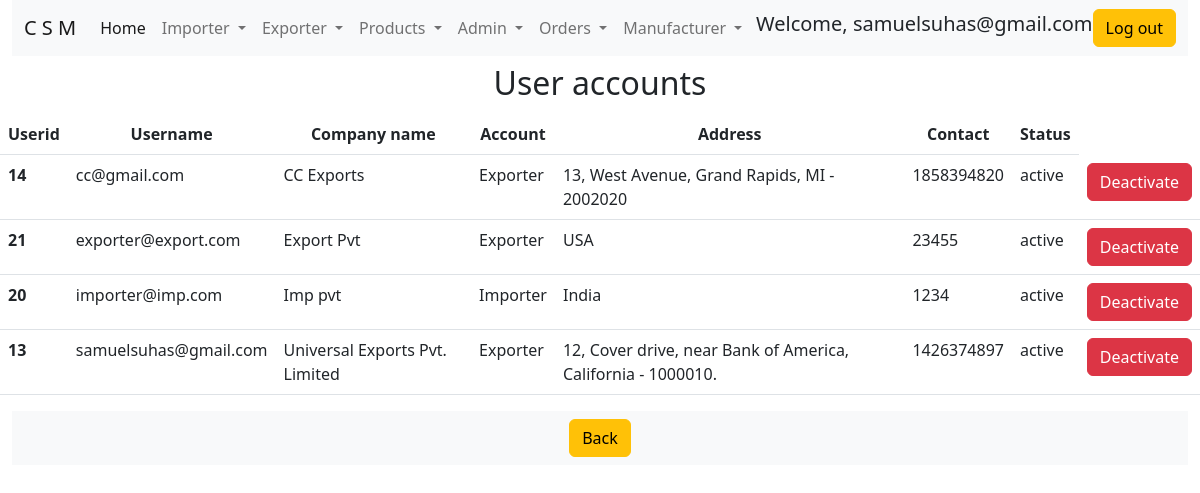
The page /viewusers.php (signed in) on the database its author committed.
### tables this page shows
CREATE TABLE `users` (
  `user_id` bigint(20) NOT NULL,
  `user_name` varchar(30) NOT NULL,
  `password` varchar(100) NOT NULL,
  `user_company` varchar(30) NOT NULL,
  `account_type` varchar(255) NOT NULL,
  `address` varchar(10000) NOT NULL,
  `status` varchar(100) NOT NULL,
  `contact_number` int(10) NOT NULL
);

### functions.php (called while the page is built, shortened)
<?php
function check_login($con)
{
    if(isset($_SESSION['user_name']))
    {
        $user_name = $_SESSION['user_name'];
        $query = "select * from users where user_name = '$user_name' limit 1";
        $result = mysqli_query($con,$query);
        if($result && mysqli_num_rows($result) > 0)
        {
            $user_data = mysqli_fetch_assoc($result);
            return $user_data;
        }
    }
    die;
}

### viewusers.php (the view, shortened to what this page needs)
<?php
include("connection.php");
include("functions.php");
$user_data = check_login($con);
if($_SERVER['REQUEST_METHOD'] == "GET")
{
        $query = "select * from users where user_name != 'admin@admin.com'";
        $result = mysqli_query($con, $query);
        if($result)
        {
            if($result && mysqli_num_rows($result) > 0)
            {
                $users_data = mysqli_fetch_all($result);
            }
        }
    else{
        echo "problem in getting data";
    }
}
?>
<!doctype html>
<html lang="en">
  <head>
    <link href="https://cdn.jsdelivr.net/npm/bootstrap@5.2.1/dist/css/bootstrap.min.css" rel="stylesheet">
  </head>
  <body>
  <div class="container-fluid">
    <nav class="navbar navbar-expand-lg bg-light">
        <div class="container-fluid">
            <a class="navbar-brand" href="#">C S M</a>
            <div class="collapse navbar-collapse" id="navbarScroll">
            <ul class="navbar-nav me-auto my-2 my-lg-0 navbar-nav-scroll" style="--bs-scroll-height: 100px;">
                <li class="nav-item">
                <a class="nav-link active" aria-current="page" href="index.php">Home</a>
                </li>
                <li class="nav-item dropdown">
                    <a class="nav-link dropdown-toggle" href="#" role="button" data-bs-toggle="dropdown" aria-expanded="false">
                        Importer
                    </a>
                </li>
                <li class="nav-item dropdown">
                    <a class="nav-link dropdown-toggle" href="#" role="button" data-bs-toggle="dropdown" aria-expanded="false">
                        Exporter
                    </a>
                </li>
                <li class="nav-item dropdown">
                    <a class="nav-link dropdown-toggle" href="#" role="button" data-bs-toggle="dropdown" aria-expanded="false">
                        Products
                    </a>
                </li>
                <li class="nav-item dropdown">
                    <a class="nav-link dropdown-toggle" href="#" role="button" data-bs-toggle="dropdown" aria-expanded="false">
                        Admin
                    </a>
                </li>
                <li class="nav-item dropdown">
                    <a class="nav-link dropdown-toggle" href="#" role="button" data-bs-toggle="dropdown" aria-expanded="false">
                        Orders
                    </a>
                </li>
                <li class="nav-item dropdown">
                    <a class="nav-link dropdown-toggle" href="#" role="button" data-bs-toggle="dropdown" aria-expanded="false">
                        Manufacturer
                    </a>
                </li>
            </ul>
                <span class="align-middle mr-2">
                    <h1 class="display-4 fs-5 text-center ">Welcome, <?php echo $user_data['user_name']; ?> </h1>
                </span>
                <a href="logout.php">
                    <button class="btn btn-warning  ml-2" type="submit">Log out</button>
                </a>
            </div>
        </div>
    </nav>
    <div class="row justify-content-center mt-2 mb-1">
        <div class="col-6">
            <h1 class="display-4 fs-2 text-center"><b>User accounts</b></h1>
        </div>
    </div>
      <div class="row mt-1">
          <table class="table">
            <thead>
                <tr>
                <th scope="col" class="text-center">Userid</th>
                <th scope="col" class="text-center">Username</th>
                <th scope="col" class="text-center">Company name</th>
                <th scope="col" class="text-center">Account</th>
                <th scope="col" class="text-center">Address</th>
                <th scope="col" class="text-center">Contact</th>
                <th scope="col" class="text-center">Status</th>
                </tr>
            </thead>
            <tbody>
            <?php for ($row = 0; $row < count($users_data); $row++) {?>
              <tr>
                <th scope="row"><?php echo $users_data[$row][0] ?></th>
                <td><?php echo $users_data[$row][1] ?></td>
                <td><?php echo $users_data[$row][3] ?></td>
                <td><?php echo $users_data[$row][4] ?></td>
                <td><?php echo $users_data[$row][5] ?></td>
                <td><?php echo $users_data[$row][7] ?></td>
                <td><?php echo $users_data[$row][6] ?></td>
                <td>
                  <?php
                    if($users_data[$row][6] == "active")
                    { ?>
                        <div class="row">
                            <div class="col-12">
                                <form action= "viewusers.php" method = "post">
                                    <button type="submit" class="btn btn-danger">
                                    <?php echo "Deactivate" ?>
                                    </button>
                                </form>
                            </div>
                        </div>
                    <?php } ?>
                  </div>
                </td>
              </tr>
              <?php } ?>
      <footer class="footer">
        <div class=" text-center bg-light">
          <a href="index.php">
              <button class="btn btn-warning  m-2" type="button">Back</button>
          </a>
        </div>
      </footer>
  </body>
</html>

### rows shown on the page
users: user_name "samuelsuhas@gmail.com", user_id "13", user_company "Universal Exports Pvt. Limited", account_type "Exporter", address "12, Cover drive, near Bank of America, California - 1000010.", contact_number "1426374897", status "active"
users: user_id "14", user_name "cc@gmail.com", user_company "CC Exports", account_type "Exporter", address "13, West Avenue, Grand Rapids, MI - 2002020", contact_number "1858394820", status "active"
users: user_id "21", user_name "exporter@export.com", user_company "Export Pvt", account_type "Exporter", address "USA", contact_number "23455", status "active"
users: user_id "20", user_name "importer@imp.com", user_company "Imp pvt", account_type "Importer", address "India", contact_number "1234", status "active"
